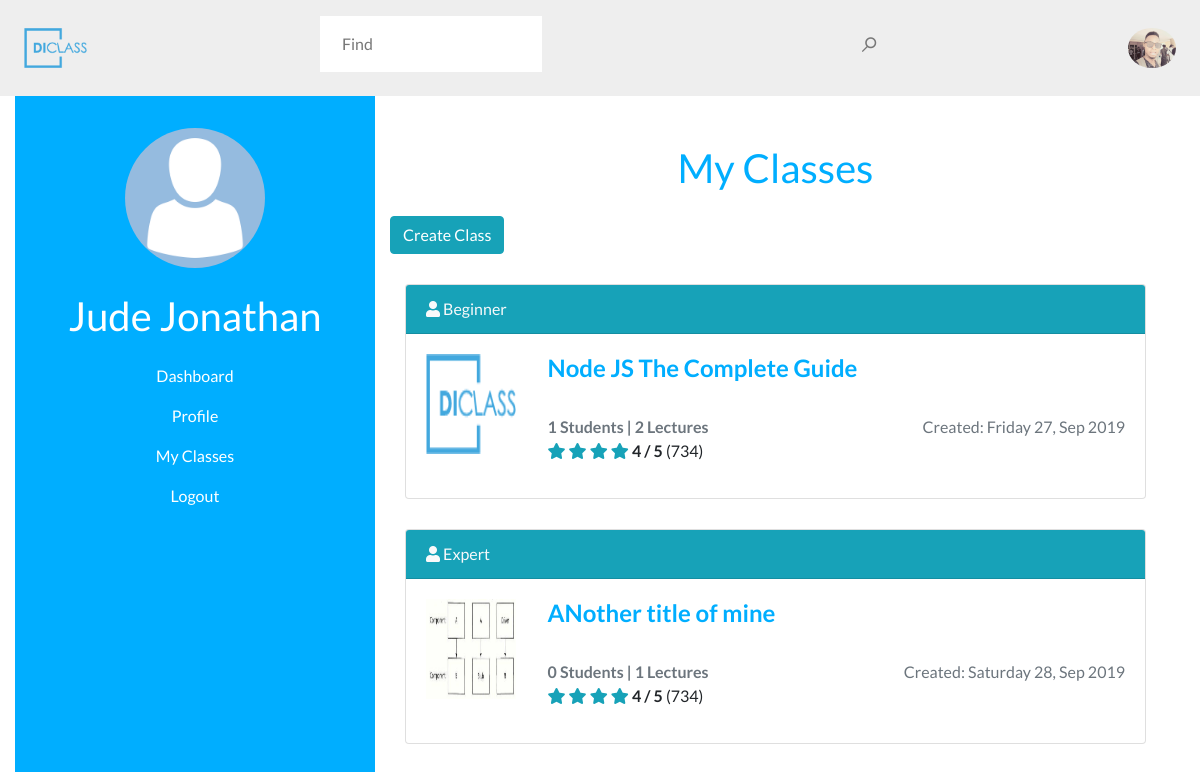
The page /classes.php (signed in) on the database its author committed.
### tables this page shows
CREATE TABLE `teachers` (
  `teacher_id` int(255) NOT NULL,
  `email` varchar(100) NOT NULL,
  `fullname` varchar(100) NOT NULL,
  `bio` varchar(300) NOT NULL,
  `password` varchar(100) NOT NULL,
  `phone` varchar(30) NOT NULL,
  `teacher_photo` varchar(300) NOT NULL,
  `date` datetime NOT NULL DEFAULT CURRENT_TIMESTAMP
);

CREATE TABLE `class` (
  `class_id` int(255) NOT NULL,
  `teacher_id` int(255) NOT NULL,
  `title` varchar(150) NOT NULL,
  `level` varchar(100) NOT NULL,
  `description` text NOT NULL,
  `date_created` datetime NOT NULL DEFAULT CURRENT_TIMESTAMP,
  `completed` int(5) NOT NULL DEFAULT '0',
  `class_thumbnail` varchar(200) NOT NULL
);

### classes.php (the view, shortened to what this page needs)
<?php session_start();
include 'includes/db_connection.php';
$teacher_id = $_SESSION['id'];
include 'includes/head.php';
?>
<body>
<?php
include 'includes/header.php';
?>
    <div class="container-fluid">
        <?php
include 'includes/teacher_sidebar.php';
?>
        <main class="add-course">
            <h1 class="text-center main-color">My Classes</h1>
            <a href="create_class.php" class="btn btn-info pull-left">Create Class</a> <br>
            <div class="container">
            <?php
$query = mysqli_query($con, "SELECT * FROM class WHERE teacher_id = '$teacher_id'") or die(mysqli_error($con));
$lectures = mysqli_num_rows($query);
if ($lectures == 0) {
    echo "<h1 class='text-center mt-5'>You have no Class! Create one <a href='create_class.php'>Here</a></h1>";
} else {
    while ($row = mysqli_fetch_array($query)) {
        $cid = $row['class_id'];
        $std_query = mysqli_query($con, "SELECT * FROM student_class WHERE class_id = '$cid'") or die(mysqli_error($con));
        $students = mysqli_num_rows($std_query);
        $l_query = mysqli_query($con, "SELECT * FROM class_items WHERE class_id = '$cid'") or die(mysqli_error($con));
        $lectures_count = mysqli_num_rows($l_query);
        ?>
                <div class="card" style="margin-top: 30px;">
                    <div class="card-header bg-info text-light"><i class="fa fa-user text-light"></i> <?php echo ucfirst($row['level']) ?> </div>
                    <div class="card-body">
                        <div class="row">
                            <div class="col-md-2">
                                <?php
                                    if ($row['class_thumbnail'] == '') {?>
                                        <img src="assets/logo.png" height="100" width="90">
                                    <?php } else {?>
                                        <img src="<?php echo $row['class_thumbnail'] ?>" height="100" width="90">
                                    <?php }
                                ?>
                            </div>
                            <div class="col-md-10">
                                <h4>
                                    <b>
                                    <a href="view_class.php?id=<?php echo $row['class_id'] ?>"> <?php echo $row['title'] ?> </a>
                                    </b>
                                </h4>
                                <br>
                                <span class="text-muted text-small"><b><?php echo $students ?> Students | <?php echo $lectures_count ?> Lectures</b></span>
                                <span class="text-muted text-small" style="float: right">Created: <?php echo date("l j, M Y", strtotime($row['date_created'])); ?></span>
                                <br>
                                <i class="fa fa-star text-info"></i>
                                <i class="fa fa-star text-info"></i>
                                <i class="fa fa-star text-info"></i>
                                <i class="fa fa-star text-info"></i>
                                <b>4 / 5</b> (734)
                            </div>
                        </div>
                    </div>
                </div>
                <?php }?>
                <?php }?>
            </div>
        </main>
    </div>
</body>
</html>

### includes/header.php (shortened to what this page needs)
<header id="header">
        <img src="assets/logo.png" alt="Team Dinlas" height="60">
        <form action="search.php">
            <label for="search">
                <input type="search" name="q" id="search" placeholder="Find your classes">
                <span>&telrec;</span>
            </label>
        </form>
        <?php
$tid = $_SESSION['id'];
        if($_SESSION['type'] == 'teacher'){
$tq = mysqli_query($con, "SELECT * FROM teachers WHERE teacher_id = '$tid'") or die(mysqli_error($con));
$tqr = mysqli_fetch_array($tq);
?>
        <?php
if ($tqr['teacher_photo'] == '') {?>
            <a href=""><img src="assets/avatar.png" alt="<?php echo $tqr['fullname'] ?>" width="50" height="50" class="avatar"></a>
       <?php } else {?>
            <a href=""><img src="<?php echo $tqr['teacher_photo'] ?>" alt="<?php echo $tqr['fullname'] ?>" width="50" height="50" class="avatar"></a>
       <?php }
        }
?>
    </header>

### style.css (style rules this page uses)
* { margin: 0; padding: 0; box-sizing: border-box; }
.container { position: relative; }
.container:after { content: " "; display: table; clear: both; }
.text-center { text-align: center; }
.main-color { color: #00AEFF; }
body { font-size: 100%; font-family: 'Lato', sans-serif; }
::placeholder { color: #00AEFF }
p, h1, img, button { margin-bottom: 24px; }
a { color: #00AEFF; }
#header { display: flex; justify-content: space-between; align-items: center; padding: 1rem 1.5rem; background: #eee; }
#header img { margin-bottom: 0; height: 40px; width: auto; }
#header form, .faq-searchform { width: 50%; position: relative; }
#header span, .faq-searchform span { position: absolute; right: 1rem; font-size: 2rem; color: #777; }
#header input, #footer input, #footer .submit, .faq-searchform input { padding: 1rem 1.4rem; border: none; }
.avatar { border-radius: 50%; }
#header input::placeholder, #footer input::placeholder { color: #777; display: none; width: 30px; }
.add-course { padding: 3rem 1.5rem; }
@media screen and (min-width: 1000px) { .add-course { width: 70%; position: relative; left: 30%; } }

### rows shown on the page
teachers: teacher_photo (picture)
class: level "Beginner", title "Node JS The Complete Guide", students "1", lectures_count "2", date_created "Friday 27, Sep 2019"
class: level "Expert", class_thumbnail (picture), title "ANother title of mine", students "0", lectures_count "1", date_created "Saturday 28, Sep 2019"
